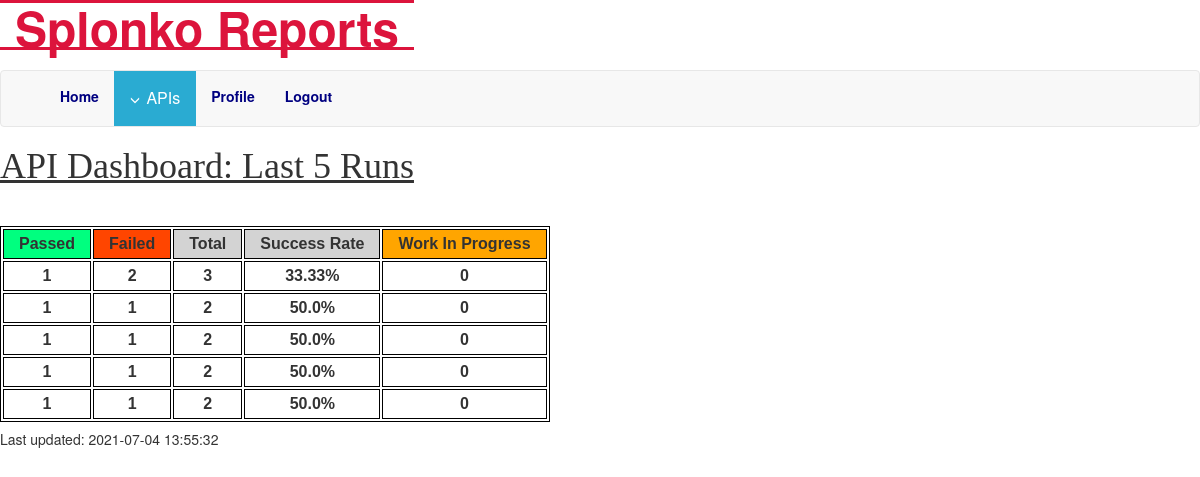
The app's page /index (signed in) with its own data.
### app/models.py (models this page shows, shortened)
class Stats(db.Model):
    statid = db.Column(db.Integer, primary_key=True)
    apipass = db.Column(db.Integer,  unique=False)
    apifail = db.Column(db.Integer,  unique=False)
    apitotal = db.Column(db.Integer,  unique=False)
    apisuccess = db.Column(db.Float,  unique=False)
    apiwip = db.Column(db.Integer,  unique=False)
    last_updated = db.Column(db.Text, default=datetime.now(timezone('America/New_York')).strftime('%Y-%m-%d %H:%M:%S'), unique=False)

### app/routes.py (the view)
@app.route('/')
@app.route('/index', methods=['GET', 'POST'])
@login_required
def index():
    stat = Stats.query.all()
    lastStat = Stats.query.order_by(Stats.statid.desc()).first()
    return render_template('index.html', title='Home', stat=stat, lastStat=lastStat)

### app/models.py (called while the page is built)
@login.user_loader
def load_user(id):
    return User.query.get(int(id))

### app/routes.py (called while the page is built)
@app.before_request
def before_request():
    if current_user.is_authenticated:
        current_user.last_login = datetime.utcnow()
        db.session.commit()

### app/templates/index.html
{% extends "base.html" %}
{% block content %}
    <link rel="stylesheet" href="{{ url_for('static', filename='css/main.css') }}">
    <h1 style="font-family: Ebrima; text-decoration: underline; padding-bottom: 20px; ">  API Dashboard: Last 5 Runs</h1>
    <table id="output" style="border: 1px solid black; font-family: sans-serif; margin-top: 20px">
        <thead style="background: lightgray">
            <tr>
                <td style="padding: 5px 15px; background: springgreen">Passed</td>
                <td style="padding: 5px 15px; background: orangered">Failed</td>
                <td style="padding: 5px 15px;">Total</td>
                <td style="padding: 5px 15px;">Success Rate</td>
                <td style="padding: 5px 15px; background: orange">Work In Progress</td>
            </tr>
        </thead>
      <tbody>
      {% for y in stat|reverse %}
        <tr>
                  <td class="pass"  style="padding: 5px 15px;">{{ y.apipass }} </td>
                  <td class="fail" style="padding: 5px 15px;">{{ y.apifail }}</td>
                  <td class="total" style="padding: 5px 15px;">{{ y.apitotal }}</td>
                  <td class="percent" style="padding: 5px 15px;">{{ y.apisuccess }}%</td>
                  <td class="total" style="padding: 5px 15px;">{{ y.apiwip }}</td>
            </tr>
      {% endfor %}
      </tbody>
    </table>
    <h5> Last updated: {{ lastStat.last_updated }}</h5>
<br>
{% endblock %}

### app/static/css/main.css (style rules this page uses)
#output { border: 1px solid black; font-family: sans-serif; margin-top: 20px; }
table, th, td { border: 1px solid black; font-weight: 900; text-align:center }
table { border-collapse:separate; border-spacing:2px; }

### records on screen
Stats: apipass "1", apifail "2", apitotal "3", apisuccess "33.33", apiwip "0", last_updated "2021-07-04 13:55:32"
Stats: apipass "1", apifail "1", apitotal "2", apisuccess "50.0", apiwip "0"
Stats: apipass "1", apifail "1", apitotal "2", apisuccess "50.0", apiwip "0"
Stats: apipass "1", apifail "1", apitotal "2", apisuccess "50.0", apiwip "0"
Stats: apipass "1", apifail "1", apitotal "2", apisuccess "50.0", apiwip "0"
